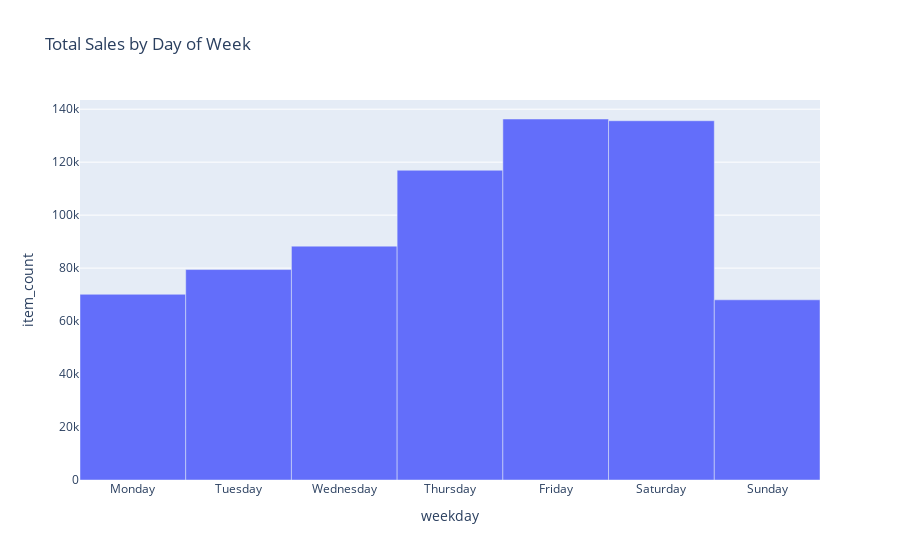

Notebook source saved alongside this figure:
### Markdown cell above
Next we see the amount of sales by day of the week.

### Code cell
day_order = ["Monday", "Tuesday", "Wednesday", "Thursday", "Friday", "Saturday", "Sunday"]

# Obtain data aggregated by weekday.
df_plot = df_sales[['weekday','item_count']].groupby(['weekday']).sum().reset_index()
# Sort by day of week
df_plot = df_plot.set_index("weekday").loc[day_order].reset_index()

fig = px.bar(df_plot, x='weekday', y='item_count', title='Total Sales by Day of Week')
fig.update_layout(bargap=0.0,bargroupgap=0.0)
fig.show()

### Figure 1 — Plotly figure (JSON) as saved in the notebook; plotly's stock layout.template omitted (floating-point values rounded to 4 significant figures)
{"data": [{"alignmentgroup": "True", "hovertemplate": "weekday=%{x}<br>item_count=%{y}<extra></extra>", "legendgroup": "", "marker": {"color": "#636efa", "pattern": {"shape": ""}}, "name": "", "offsetgroup": "", "orientation": "v", "showlegend": false, "textposition": "auto", "type": "bar", "x": ["Monday", "Tuesday", "Wednesday", "Thursday", "Friday", "Saturday", "Sunday"], "xaxis": "x", "y": [70112, 79454, 88298, 116947, 136300, 135644, 68032], "yaxis": "y"}], "layout": {"bargap": 0, "bargroupgap": 0, "barmode": "relative", "legend": {"tracegroupgap": 0}, "title": {"text": "Total Sales by Day of Week"}, "xaxis": {"anchor": "y", "domain": [0, 1], "title": {"text": "weekday"}}, "yaxis": {"anchor": "x", "domain": [0, 1], "title": {"text": "item_count"}}}}
